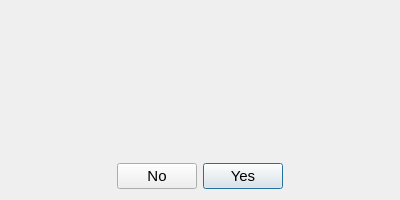
<?xml version="1.0" encoding="UTF-8"?>
<ui version="4.0">
 <class>Question</class>
 <widget class="QDialog" name="Question">
  <property name="windowModality">
   <enum>Qt::WindowModality::WindowModal</enum>
  </property>
  <property name="geometry">
   <rect>
    <x>0</x>
    <y>0</y>
    <width>400</width>
    <height>200</height>
   </rect>
  </property>
  <property name="sizePolicy">
   <sizepolicy hsizetype="Fixed" vsizetype="Fixed">
    <horstretch>0</horstretch>
    <verstretch>0</verstretch>
   </sizepolicy>
  </property>
  <property name="minimumSize">
   <size>
    <width>400</width>
    <height>200</height>
   </size>
  </property>
  <property name="maximumSize">
   <size>
    <width>400</width>
    <height>200</height>
   </size>
  </property>
  <property name="windowTitle">
   <string/>
  </property>
  <property name="sizeGripEnabled">
   <bool>false</bool>
  </property>
  <layout class="QVBoxLayout" name="verticalLayout_2">
   <item>
    <layout class="QVBoxLayout" name="verticalLayout">
     <property name="spacing">
      <number>0</number>
     </property>
     <property name="leftMargin">
      <number>10</number>
     </property>
     <property name="rightMargin">
      <number>10</number>
     </property>
     <item>
      <widget class="QWidget" name="widget" native="true">
       <property name="minimumSize">
        <size>
         <width>0</width>
         <height>0</height>
        </size>
       </property>
       <layout class="QHBoxLayout" name="horizontalLayout">
        <item>
         <widget class="QLabel" name="label">
          <property name="sizePolicy">
           <sizepolicy hsizetype="Preferred" vsizetype="Preferred">
            <horstretch>0</horstretch>
            <verstretch>0</verstretch>
           </sizepolicy>
          </property>
          <property name="minimumSize">
           <size>
            <width>64</width>
            <height>64</height>
           </size>
          </property>
          <property name="maximumSize">
           <size>
            <width>64</width>
            <height>64</height>
           </size>
          </property>
          <property name="text">
           <string/>
          </property>
          <property name="pixmap">
           <pixmap resource="specviz.qrc">:/icons/resources/AppIcon.png</pixmap>
          </property>
          <property name="scaledContents">
           <bool>true</bool>
          </property>
         </widget>
        </item>
       </layout>
      </widget>
     </item>
     <item>
      <widget class="QLabel" name="question">
       <property name="sizePolicy">
        <sizepolicy hsizetype="Preferred" vsizetype="MinimumExpanding">
         <horstretch>0</horstretch>
         <verstretch>0</verstretch>
        </sizepolicy>
       </property>
       <property name="text">
        <string/>
       </property>
       <property name="scaledContents">
        <bool>false</bool>
       </property>
       <property name="alignment">
        <set>Qt::AlignmentFlag::AlignCenter</set>
       </property>
       <property name="wordWrap">
        <bool>true</bool>
       </property>
      </widget>
     </item>
    </layout>
   </item>
   <item>
    <layout class="QHBoxLayout" name="horizontalLayout_3">
     <property name="spacing">
      <number>-1</number>
     </property>
     <property name="topMargin">
      <number>0</number>
     </property>
     <item>
      <spacer name="horizontalSpacer_2">
       <property name="orientation">
        <enum>Qt::Orientation::Horizontal</enum>
       </property>
       <property name="sizeHint" stdset="0">
        <size>
         <width>40</width>
         <height>20</height>
        </size>
       </property>
      </spacer>
     </item>
     <item>
      <widget class="QPushButton" name="no">
       <property name="font">
        <font>
         <pointsize>11</pointsize>
        </font>
       </property>
       <property name="text">
        <string>No</string>
       </property>
      </widget>
     </item>
     <item>
      <widget class="QPushButton" name="yes">
       <property name="font">
        <font>
         <pointsize>11</pointsize>
        </font>
       </property>
       <property name="text">
        <string>Yes</string>
       </property>
       <property name="default">
        <bool>true</bool>
       </property>
      </widget>
     </item>
     <item>
      <spacer name="horizontalSpacer">
       <property name="orientation">
        <enum>Qt::Orientation::Horizontal</enum>
       </property>
       <property name="sizeHint" stdset="0">
        <size>
         <width>40</width>
         <height>20</height>
        </size>
       </property>
      </spacer>
     </item>
    </layout>
   </item>
  </layout>
 </widget>
 <resources>
  <include location="specviz.qrc"/>
 </resources>
 <connections>
  <connection>
   <sender>yes</sender>
   <signal>clicked()</signal>
   <receiver>Question</receiver>
   <slot>close()</slot>
   <hints>
    <hint type="sourcelabel">
     <x>199</x>
     <y>571</y>
    </hint>
    <hint type="destinationlabel">
     <x>199</x>
     <y>299</y>
    </hint>
   </hints>
  </connection>
 </connections>
</ui>
